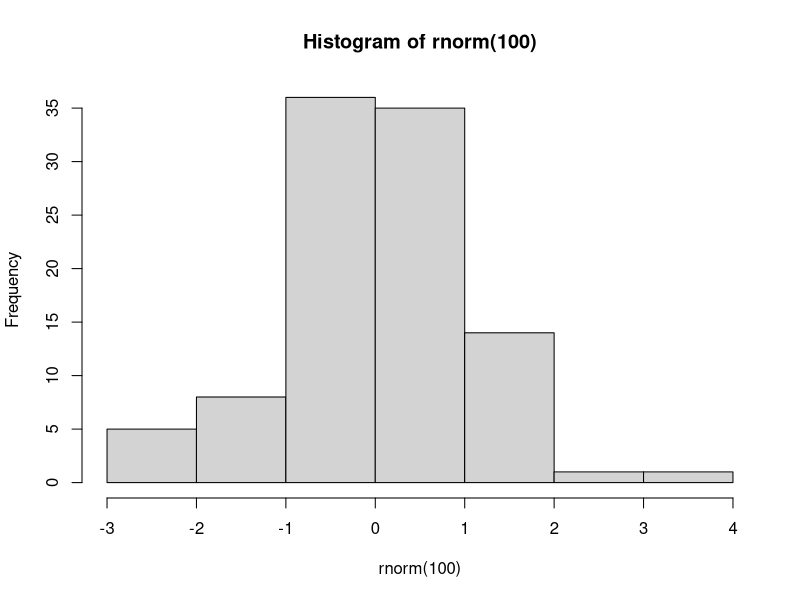

Here is the R script that generated this plot:
## ---- chunk 1
library(knitr)

# Use pdf plots rather than jpeg.
opts_chunk$set(dev = 'pdf')
## ---- chunk 2

## ---- chunk 3
hist(rnorm(100))
